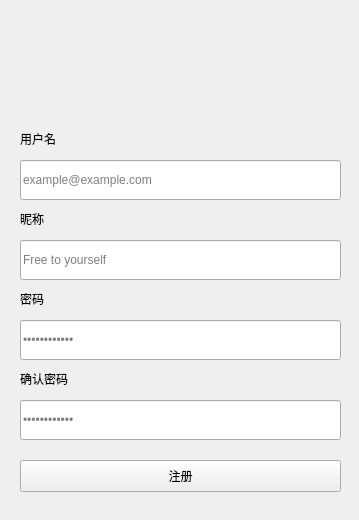
<?xml version="1.0" encoding="UTF-8"?>
<ui version="4.0">
 <class>RegisterWidget</class>
 <widget class="QWidget" name="RegisterWidget">
  <property name="geometry">
   <rect>
    <x>0</x>
    <y>0</y>
    <width>359</width>
    <height>520</height>
   </rect>
  </property>
  <property name="sizePolicy">
   <sizepolicy hsizetype="Fixed" vsizetype="Fixed">
    <horstretch>0</horstretch>
    <verstretch>0</verstretch>
   </sizepolicy>
  </property>
  <property name="minimumSize">
   <size>
    <width>359</width>
    <height>520</height>
   </size>
  </property>
  <property name="maximumSize">
   <size>
    <width>359</width>
    <height>520</height>
   </size>
  </property>
  <property name="windowTitle">
   <string>Form</string>
  </property>
  <property name="styleSheet">
   <string notr="true"/>
  </property>
  <widget class="QWidget" name="Widget" native="true">
   <property name="geometry">
    <rect>
     <x>0</x>
     <y>0</y>
     <width>360</width>
     <height>524</height>
    </rect>
   </property>
   <property name="sizePolicy">
    <sizepolicy hsizetype="Preferred" vsizetype="Preferred">
     <horstretch>0</horstretch>
     <verstretch>0</verstretch>
    </sizepolicy>
   </property>
   <property name="minimumSize">
    <size>
     <width>340</width>
     <height>0</height>
    </size>
   </property>
   <property name="maximumSize">
    <size>
     <width>360</width>
     <height>16777215</height>
    </size>
   </property>
   <property name="styleSheet">
    <string notr="true">QLabel{
	font: 13px 'Microsoft YaHei'
}</string>
   </property>
   <widget class="QLabel" name="ImageLable">
    <property name="enabled">
     <bool>true</bool>
    </property>
    <property name="geometry">
     <rect>
      <x>130</x>
      <y>30</y>
      <width>100</width>
      <height>100</height>
     </rect>
    </property>
    <property name="sizePolicy">
     <sizepolicy hsizetype="Preferred" vsizetype="Expanding">
      <horstretch>0</horstretch>
      <verstretch>0</verstretch>
     </sizepolicy>
    </property>
    <property name="minimumSize">
     <size>
      <width>100</width>
      <height>100</height>
     </size>
    </property>
    <property name="maximumSize">
     <size>
      <width>100</width>
      <height>100</height>
     </size>
    </property>
    <property name="text">
     <string/>
    </property>
    <property name="pixmap">
     <pixmap resource="../picture_set/pic.qrc">:/login.png</pixmap>
    </property>
    <property name="scaledContents">
     <bool>true</bool>
    </property>
    <property name="alignment">
     <set>Qt::AlignLeading|Qt::AlignLeft|Qt::AlignVCenter</set>
    </property>
   </widget>
   <widget class="BodyLabel" name="label_5">
    <property name="geometry">
     <rect>
      <x>20</x>
      <y>130</y>
      <width>39</width>
      <height>18</height>
     </rect>
    </property>
    <property name="text">
     <string>用户名</string>
    </property>
    <property name="scaledContents">
     <bool>false</bool>
    </property>
    <property name="pixelFontSize" stdset="0">
     <number>13</number>
    </property>
   </widget>
   <widget class="LineEdit" name="userName">
    <property name="geometry">
     <rect>
      <x>20</x>
      <y>160</y>
      <width>321</width>
      <height>40</height>
     </rect>
    </property>
    <property name="minimumSize">
     <size>
      <width>0</width>
      <height>40</height>
     </size>
    </property>
    <property name="placeholderText">
     <string>example@example.com</string>
    </property>
    <property name="clearButtonEnabled">
     <bool>true</bool>
    </property>
   </widget>
   <widget class="BodyLabel" name="label_6">
    <property name="geometry">
     <rect>
      <x>20</x>
      <y>290</y>
      <width>26</width>
      <height>18</height>
     </rect>
    </property>
    <property name="text">
     <string>密码</string>
    </property>
   </widget>
   <widget class="LineEdit" name="password">
    <property name="geometry">
     <rect>
      <x>20</x>
      <y>320</y>
      <width>321</width>
      <height>40</height>
     </rect>
    </property>
    <property name="minimumSize">
     <size>
      <width>0</width>
      <height>40</height>
     </size>
    </property>
    <property name="echoMode">
     <enum>QLineEdit::Password</enum>
    </property>
    <property name="placeholderText">
     <string>••••••••••••</string>
    </property>
    <property name="clearButtonEnabled">
     <bool>true</bool>
    </property>
   </widget>
   <widget class="PrimaryPushButton" name="RegisterButton">
    <property name="geometry">
     <rect>
      <x>20</x>
      <y>460</y>
      <width>321</width>
      <height>32</height>
     </rect>
    </property>
    <property name="text">
     <string>注册</string>
    </property>
   </widget>
   <widget class="BodyLabel" name="label_7">
    <property name="geometry">
     <rect>
      <x>20</x>
      <y>210</y>
      <width>26</width>
      <height>18</height>
     </rect>
    </property>
    <property name="text">
     <string>昵称</string>
    </property>
    <property name="scaledContents">
     <bool>false</bool>
    </property>
    <property name="pixelFontSize" stdset="0">
     <number>13</number>
    </property>
   </widget>
   <widget class="LineEdit" name="nickName">
    <property name="geometry">
     <rect>
      <x>20</x>
      <y>240</y>
      <width>321</width>
      <height>40</height>
     </rect>
    </property>
    <property name="minimumSize">
     <size>
      <width>0</width>
      <height>40</height>
     </size>
    </property>
    <property name="placeholderText">
     <string>Free to yourself</string>
    </property>
    <property name="clearButtonEnabled">
     <bool>true</bool>
    </property>
   </widget>
   <widget class="BodyLabel" name="label_8">
    <property name="geometry">
     <rect>
      <x>20</x>
      <y>370</y>
      <width>52</width>
      <height>18</height>
     </rect>
    </property>
    <property name="text">
     <string>确认密码</string>
    </property>
   </widget>
   <widget class="LineEdit" name="password_2">
    <property name="geometry">
     <rect>
      <x>20</x>
      <y>400</y>
      <width>321</width>
      <height>40</height>
     </rect>
    </property>
    <property name="minimumSize">
     <size>
      <width>0</width>
      <height>40</height>
     </size>
    </property>
    <property name="echoMode">
     <enum>QLineEdit::Password</enum>
    </property>
    <property name="placeholderText">
     <string>••••••••••••</string>
    </property>
    <property name="clearButtonEnabled">
     <bool>true</bool>
    </property>
   </widget>
  </widget>
 </widget>
 <customwidgets>
  <customwidget>
   <class>PushButton</class>
   <extends>QPushButton</extends>
   <header>qfluentwidgets</header>
  </customwidget>
  <customwidget>
   <class>PrimaryPushButton</class>
   <extends>PushButton</extends>
   <header>qfluentwidgets</header>
  </customwidget>
  <customwidget>
   <class>BodyLabel</class>
   <extends>QLabel</extends>
   <header>qfluentwidgets</header>
  </customwidget>
  <customwidget>
   <class>LineEdit</class>
   <extends>QLineEdit</extends>
   <header>qfluentwidgets</header>
  </customwidget>
 </customwidgets>
 <resources>
  <include location="../picture_set/pic.qrc"/>
  <include location="../picture_set/pic.qrc"/>
 </resources>
 <connections/>
</ui>
